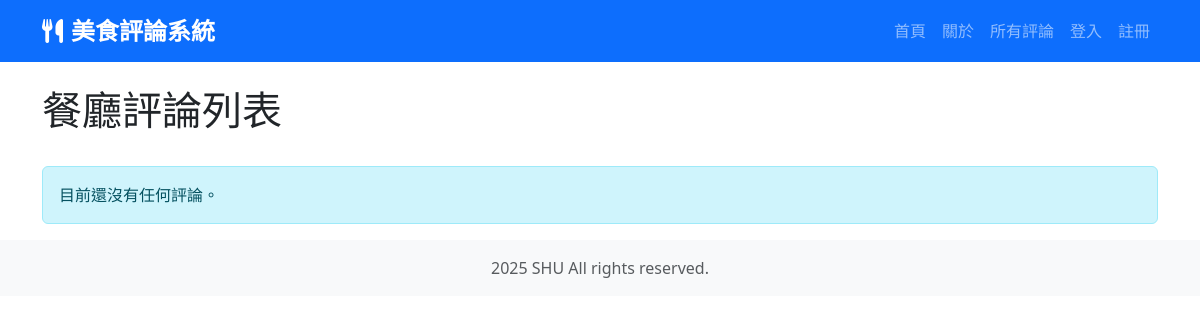
The page /reviews/ on the database as committed earlier.
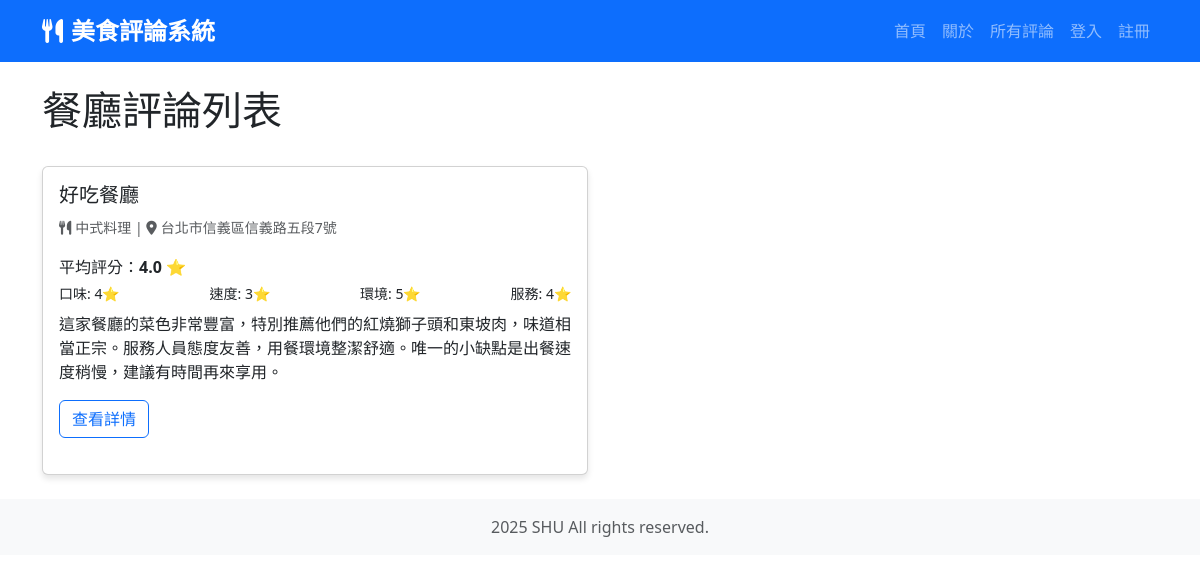
The same page on the database as committed later.
### restaurants_app/models.py (models this page shows, shortened)
class RestaurantReview(models.Model):
    restaurant_name = models.CharField(max_length=255, verbose_name="餐廳名稱")
    food_type = models.CharField(max_length=255, verbose_name="美食種類")
    address = models.TextField(verbose_name="餐廳地址")
    is_google_maps_verified = models.BooleanField(default=False, verbose_name="Google Maps 驗證")
    taste_rating = models.IntegerField(
        validators=[MinValueValidator(1), MaxValueValidator(5)],
        verbose_name="餐點風味"
    )
    speed_rating = models.IntegerField(
        validators=[MinValueValidator(1), MaxValueValidator(5)],
        verbose_name="出餐速度"
    )
    cleanliness_rating = models.IntegerField(
        validators=[MinValueValidator(1), MaxValueValidator(5)],
        verbose_name="環境衛生"
    )
    service_rating = models.IntegerField(
        validators=[MinValueValidator(1), MaxValueValidator(5)],
        verbose_name="服務態度"
    )
    DELIVERY_CHOICES = [
        ('yes', '有提供外送'),
        ('no', '無提供外送'),
    ]
    delivery_service = models.CharField(
        max_length=3,
        choices=DELIVERY_CHOICES,
        verbose_name="外送服務"
    )
    PAYMENT_CHOICES = [
        ('yes', '有多元支付'),
        ('no', '無多元支付'),
    ]
    multiple_payment = models.CharField(
        max_length=3,
        choices=PAYMENT_CHOICES,
        verbose_name="多元支付"
    )
    APP_CHOICES = [
        ('yes', '有預點APP'),
        ('no', '無預點APP'),
    ]
    preorder_app = models.CharField(
        max_length=3,
        choices=APP_CHOICES,
        verbose_name="預點APP"
    )
    DINE_IN_CHOICES = [
        ('yes', '有內用空間'),
        ('no', '無內用空間'),
    ]
    dine_in_space = models.CharField(
        max_length=3,
        choices=DINE_IN_CHOICES,
        verbose_name="內用空間"
    )
    MENU_CHOICES = [
        ('yes', '有電子菜單'),
        ('no', '無電子菜單'),
    ]
    electronic_menu = models.CharField(
        max_length=3,
        choices=MENU_CHOICES,
        verbose_name="電子菜單"
    )
    review = models.TextField(verbose_name="評論內容")
    created_at = models.DateTimeField(auto_now_add=True, verbose_name="建立時間")
    updated_at = models.DateTimeField(auto_now=True, verbose_name="更新時間")
    class Meta:
        ordering = ['-created_at']
        verbose_name = "美食評論"
        verbose_name_plural = "美食評論"
    @property
    def average_rating(self):
        ratings = [self.taste_rating, self.speed_rating, self.cleanliness_rating, self.service_rating]
        return sum(ratings) / len(ratings)

### restaurants_app/views.py (the view)
# urls.py: path('reviews/', review_list, name='review_list'),
def review_list(request):
    reviews = RestaurantReview.objects.all().order_by('-id')
    return render(request, 'restaurants_app/review_list.html', {
        'reviews': reviews
    })

### templates/restaurants_app/review_list.html (shortened to what this page needs)
{% extends 'base.html' %}
{% block content %}
<div class="row">
    <div class="col-md-12 mb-4">
        <div class="d-flex justify-content-between align-items-center">
            <h1>餐廳評論列表</h1>
        </div>
    </div>
</div>
<div class="row">
    {% for review in reviews %}
    <div class="col-md-6 mb-4">
        <div class="card h-100">
            <div class="card-body">
                <h5 class="card-title">{{ review.restaurant_name }}</h5>
                <p class="card-text">
                    <small class="text-muted">
                        <i class="fas fa-utensils me-1"></i>{{ review.food_type }} |
                        <i class="fas fa-map-marker-alt me-1"></i>{{ review.address }}
                    </small>
                </p>
                <div class="rating-summary mb-2">
                    <div>平均評分：<strong>{{ review.average_rating|floatformat:1 }}</strong> ⭐</div>
                    <div class="d-flex justify-content-between mt-1 small">
                        <span>口味: {{ review.taste_rating }}⭐</span>
                        <span>速度: {{ review.speed_rating }}⭐</span>
                        <span>環境: {{ review.cleanliness_rating }}⭐</span>
                        <span>服務: {{ review.service_rating }}⭐</span>
                    </div>
                </div>
                <p class="card-text">{{ review.review|truncatewords:30 }}</p>
                <a href="{% url 'review_detail' review.id %}" class="btn btn-outline-primary">
                    查看詳情
                </a>
            </div>
        </div>
    </div>
    {% empty %}
    <div class="col-12">
        <div class="alert alert-info">
            目前還沒有任何評論。{% if user.is_authenticated %}成為第一個分享評論的人吧！{% endif %}
        </div>
    </div>
    {% endfor %}
</div>
{% endblock %}

Rows that differ between the two databases and show on the page:
added RestaurantReview: restaurant_name "好吃餐廳", food_type "中式料理", address "台北市信義區信義路五段7號", average_rating "4.0", taste_rating "4", speed_rating "3", cleanliness_rating "5", service_rating "4", review "這家餐廳的菜色非常豐富，特別推薦他們的紅燒獅子頭和東坡肉，味道相當正宗。服務人員態度友善，用餐環境整潔舒適。唯一的小缺點是出餐速度稍慢，建議有時間再來享用。"
Other text that changed with them:
text no longer shown: "目前還沒有任何評論。"
